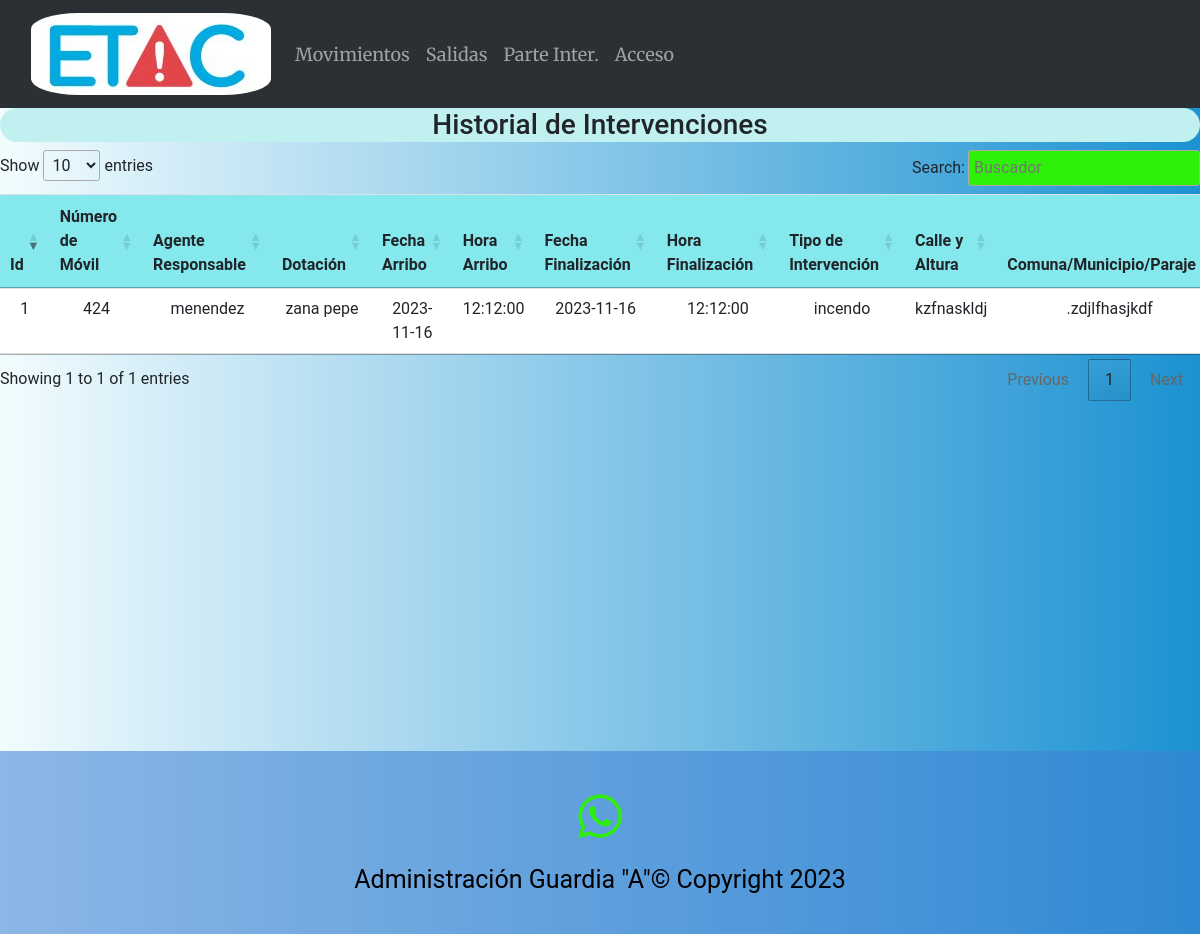
The page /partes on the database as committed earlier.
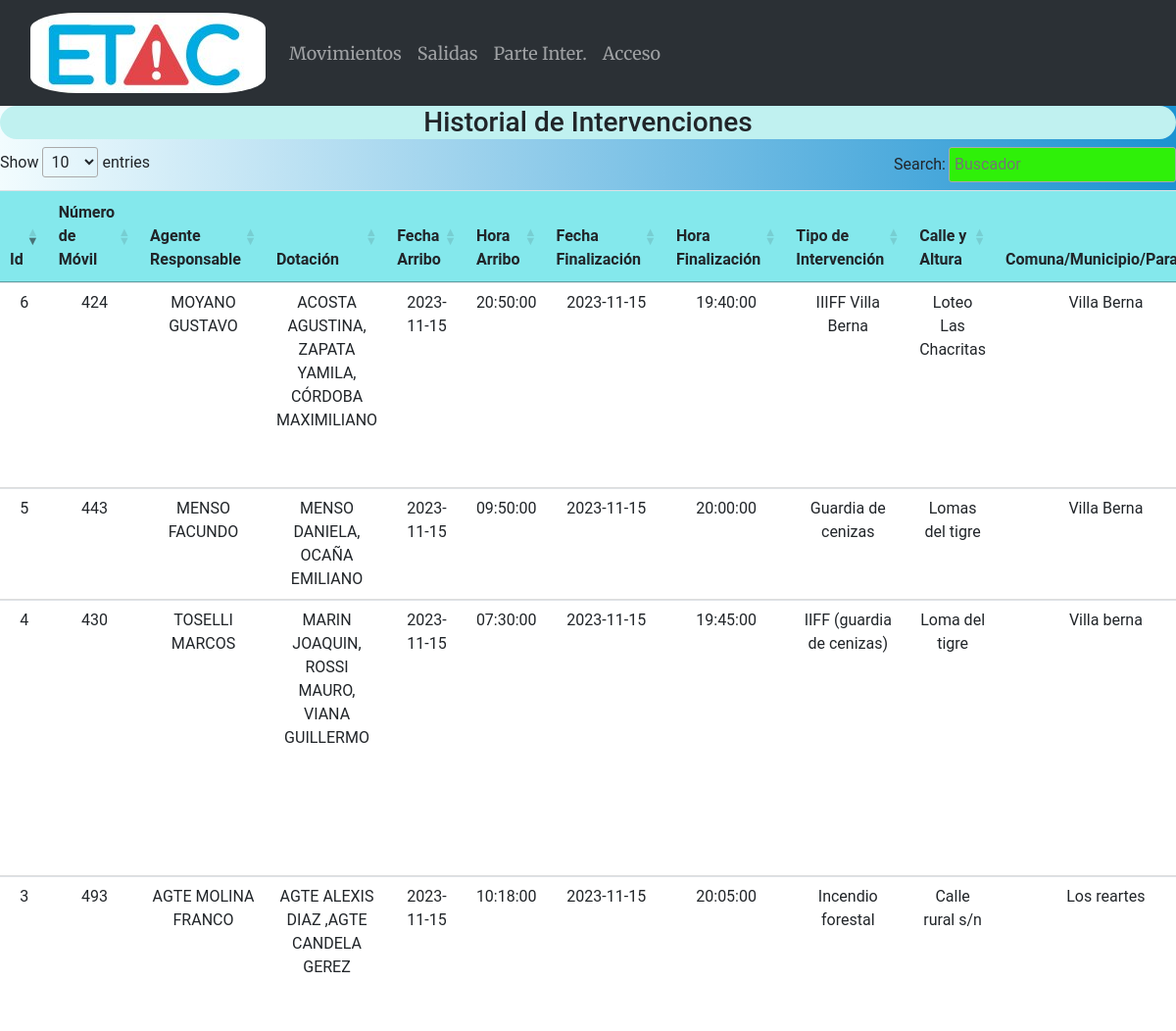
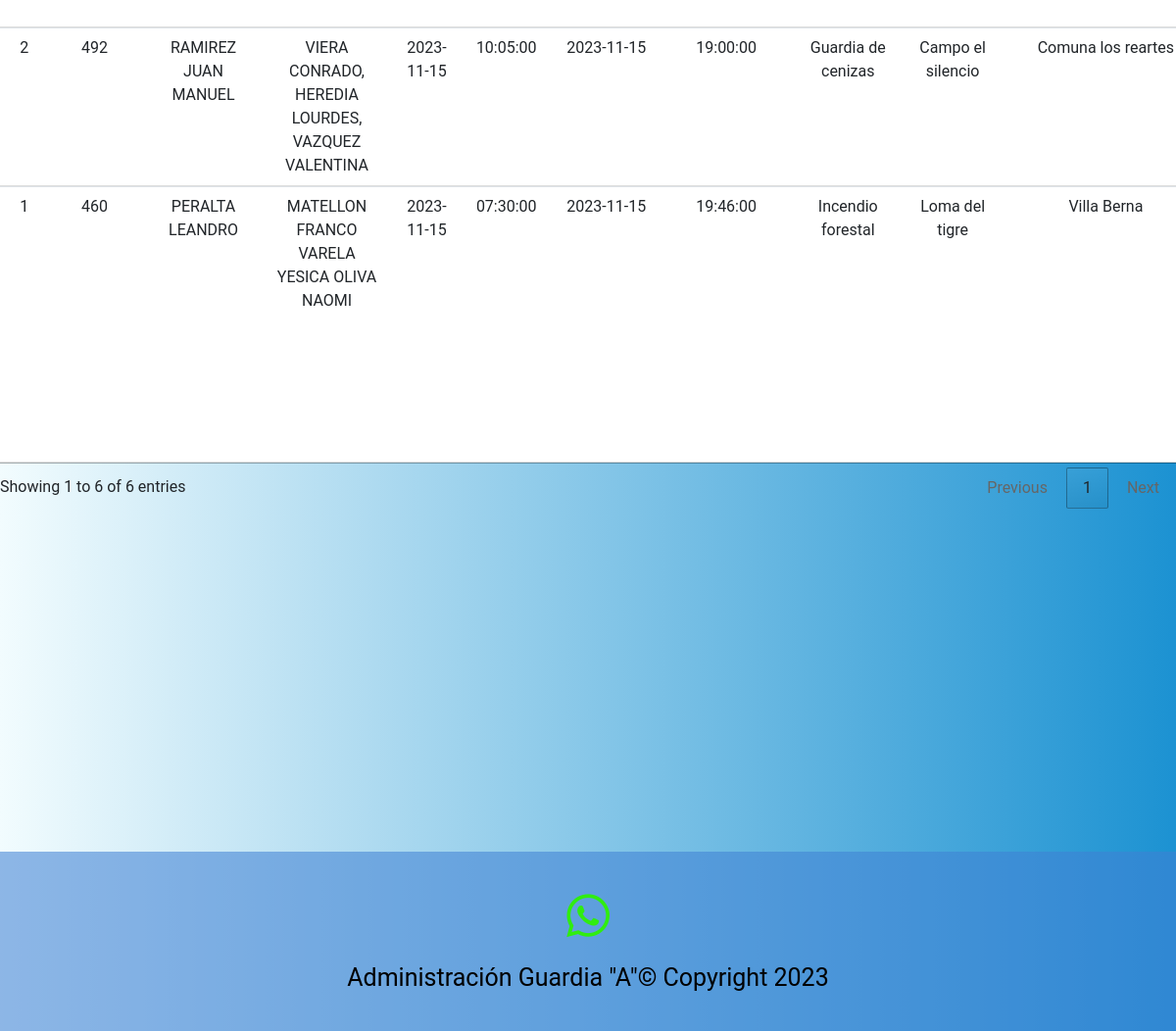
The same page on the database as committed later (2 pictures, top to bottom).
### main.py (models this page shows)
    class Parte_inter(db.Model):
        id = db.Column(db.Integer, primary_key=True)
        num_movil = db.Column(db.String(20))
        ag_responsable = db.Column(db.String(50))
        dotacion = db.Column(db.String(50))
        fecha_arribo = db.Column(db.Date)
        hora_arribo = db.Column(db.Time)
        fecha_finalizacion = db.Column(db.Date)
        hora_finalizacion = db.Column(db.Time)
        tipo_intervencion = db.Column(db.String(50))
        calle_altura = db.Column(db.String(100))
        comuna_municipio = db.Column(db.String(100))
        acceso_lugar = db.Column(db.String(100))
        sup_afectada = db.Column(db.String(50))
        material_combustible = db.Column(db.String(50))
        viviendas = db.Column(db.String(50))
        vehiculos = db.Column(db.String(50))
        personal_salud = db.Column(db.String(100))
        personal_policial = db.Column(db.String(100))
        personal_bomberos = db.Column(db.String(100))
        defensa_civil = db.Column(db.String(100))
        otro_equipo = db.Column(db.String(100))
        personal_lesionado = db.Column(db.String(100))
        resumen = db.Column(db.String(500))

### main.py (the view)
@app.route('/partes', methods=['GET', 'POST'])
def partes():
    registros = Parte_inter.query.all()
    return render_template("partes.html", registros=registros)

### templates/partes.html (shortened to what this page needs)
{% extends "base.html" %}
{% block content %}
{% if registros %}
<div class="row">
    <div class="col-lg-12 text-center">
        <h3 class="text-center titulo_form_index">Historial de Intervenciones</h3>
        <table class="tabla_agentes table table-responsive" id="tablacarnet3" >
            <thead>
                <tr>
                    <th scope="col">Id</th>
                    <th scope="col">Número de Móvil</th>
                    <th scope="col">Agente Responsable</th>
                    <th scope="col">Dotación</th>
                    <th scope="col">Fecha Arribo</th>
                    <th scope="col">Hora Arribo</th>
                    <th scope="col">Fecha Finalización</th>
                    <th scope="col">Hora Finalización</th>
                    <th scope="col">Tipo de Intervención</th>
                    <th scope="col">Calle y Altura</th>
                    <th scope="col">Comuna/Municipio/Paraje</th>
                </tr>
            </thead>
            <tbody>
                {% for registro in registros %}
                    <tr>
                        <td>{{ registro.id }}</td>
                        <td>{{ registro.num_movil }}</td>
                        <td>{{ registro.ag_responsable }}</td>
                        <td>{{ registro.dotacion }}</td>
                        <td>{{ registro.fecha_arribo }}</td>
                        <td>{{ registro.hora_arribo }}</td>
                        <td>{{ registro.fecha_finalizacion }}</td>
                        <td>{{ registro.hora_finalizacion }}</td>
                        <td>{{ registro.tipo_intervencion }}</td>
                        <td>{{ registro.calle_altura }}</td>
                        <td>{{ registro.comuna_municipio }}</td>
                    </tr>
                {% endfor %}
            </tbody>
        </table>
 {% else %}
<p>No hay movimientos registrados.</p>
{% endif %}
    </div>
</div>
{% endblock %}

### templates/base.html (shortened to what this page needs)
<!DOCTYPE html>
<html lang="es">
<head>
  <link rel="stylesheet" href="sweetalert2.min.css">
    <link rel="stylesheet" type="text/css" href="https://cdn.datatables.net/1.11.5/css/jquery.dataTables.css">
  <link href="https://cdn.jsdelivr.net/npm/bootstrap@5.3.0-alpha3/dist/css/bootstrap.min.css" rel="stylesheet">
   <link rel="stylesheet" href="https://stackpath.bootstrapcdn.com/bootstrap/4.5.2/css/bootstrap.min.css">
  <link rel="stylesheet" href="{{ url_for('static', filename='style.css') }}">
</head>
<body>
<header>
  <nav class="navbar navbar-expand-lg bg-body-tertiary" data-bs-theme='dark'>
    <div class="container-fluid">
      <a class="navbar-brand" href="{{ url_for('index') }}">
        <img class="logo" src="../static/img/logoetac.png">
      </a>
      <div class="collapse navbar-collapse" id="navbarNav">
        <ul class="navbar-nav">
            <li class="nav-item">
            <a class="nav-link" href="movimientos">Movimientos</a>
          </li>
            <li class="nav-item">
            <a class="nav-link" href="salidas">Salidas</a>
          </li>
            <li class="nav-item">
            <a class="nav-link" href="registrar_parte">Parte Inter.</a>
          </li>
          {% if not current_user.is_authenticated %}
          <li class="nav-item">
            <a class="nav-link" href="login">Acceso</a>
          </li>
          {% endif %}
        </ul>
      </div>
    </div>
  </nav>
</header>
{% block content %}
{% endblock %}
<footer class="piepag" id="white-seccion footer">
    <a href="https://api.whatsapp.com/send?phone=5493513946728" target="_blank"><i class="icono-final fa-brands fa-whatsapp fa-2x"></i></a>
        <p class="creditos">Administración Guardia "A"© Copyright 2023</p>
</footer>
</body>
</html>

### static/style.css (style rules this page uses)
body { background: #1c92d2; background: -webkit-linear-gradient(to right, #f2fcfe, #1c92d2); background: linear-gradient(to right, #f2fcfe, #1c92d2); text-align:center; font-family:"Roboto"; }
.logo { border-radius: 20%; }
header { font-size:18px; font-family:"Merriweather"; }
.titulo_form_index { background-color:#C0F1F0; border-radius:30px; }
table { width: 100%; border-collapse: collapse; margin-bottom: 20px; }
th { background-color: #f2f2f2; text-align: left; padding: 10px; }
td { padding: 10px; border-bottom: 1px solid #ddd; }
tr:nth-child(odd) { background-color: #84E8EC; }
.tabla_agentes th { background-color: #84E8EC; text-align: left; padding: 10px; }
.tabla_agentes td { padding: 10px; border-bottom: 1px solid #ddd; }
.tabla_agentes tr:nth-child(odd) { background-color: #84E8EC; }
.piepag { color:black; margin-top: 350px; background-color:#3f80d58f; font-size:25px; padding:20px; }
.icono-final { margin: 20px; color:#30ED10; }

Rows that differ between the two databases and show on the page:
changed Parte_inter id 1: num_movil "424" → "460"; ag_responsable "menendez" → "PERALTA LEANDRO"; dotacion "zana pepe" → "MATELLON FRANCO VARELA YESICA OLIVA NAOMI"; fecha_arribo "2023-11-16" → "2023-11-15"; hora_arribo "12:12:00" → "07:30:00"; fecha_finalizacion "2023-11-16" → "2023-11-15"; hora_finalizacion "12:12:00" → "19:46:00"; tipo_intervencion "incendo" → "Incendio forestal"; calle_altura "kzfnaskldj" → "Loma del tigre"; comuna_municipio ".zdjlfhasjkdf" → "Villa Berna"
added Parte_inter: id "2", num_movil "492", ag_responsable "RAMIREZ JUAN MANUEL", dotacion "VIERA CONRADO, HEREDIA LOURDES, VAZQUEZ VALENTINA", fecha_arribo "2023-11-15", hora_arribo "10:05:00", fecha_finalizacion "2023-11-15", hora_finalizacion "19:00:00", tipo_intervencion "Guardia de cenizas", calle_altura "Campo el silencio", comuna_municipio "Comuna los reartes"
added Parte_inter: id "3", num_movil "493", ag_responsable "AGTE MOLINA FRANCO", dotacion "AGTE ALEXIS DIAZ ,AGTE CANDELA GEREZ", fecha_arribo "2023-11-15", hora_arribo "10:18:00", fecha_finalizacion "2023-11-15", hora_finalizacion "20:05:00", tipo_intervencion "Incendio forestal", calle_altura "Calle rural s/n", comuna_municipio "Los reartes"
added Parte_inter: id "4", num_movil "430", ag_responsable "TOSELLI MARCOS", dotacion "MARIN JOAQUIN, ROSSI MAURO, VIANA GUILLERMO", fecha_arribo "2023-11-15", hora_arribo "07:30:00", fecha_finalizacion "2023-11-15", hora_finalizacion "19:45:00", tipo_intervencion "IIFF (guardia de cenizas)", calle_altura "Loma del tigre", comuna_municipio "Villa berna"
added Parte_inter: id "5", num_movil "443", ag_responsable "MENSO FACUNDO", dotacion "MENSO DANIELA, OCAÑA EMILIANO", fecha_arribo "2023-11-15", hora_arribo "09:50:00", fecha_finalizacion "2023-11-15", hora_finalizacion "20:00:00", tipo_intervencion "Guardia de cenizas", calle_altura "Lomas del tigre", comuna_municipio "Villa Berna"
added Parte_inter: id "6", num_movil "424", ag_responsable "MOYANO GUSTAVO", dotacion "ACOSTA AGUSTINA, ZAPATA YAMILA, CÓRDOBA MAXIMILIANO", fecha_arribo "2023-11-15", hora_arribo "20:50:00", fecha_finalizacion "2023-11-15", hora_finalizacion "19:40:00", tipo_intervencion "IIIFF Villa Berna", calle_altura "Loteo Las Chacritas", comuna_municipio "Villa Berna"
Other text that changed with them:
text written by a page script: "Show entries Search: Showing 1 to 1 of 1 entries Previous 1 Next" → "Show entries Search: Showing 1 to 6 of 6 entries Previous 1 Next"
